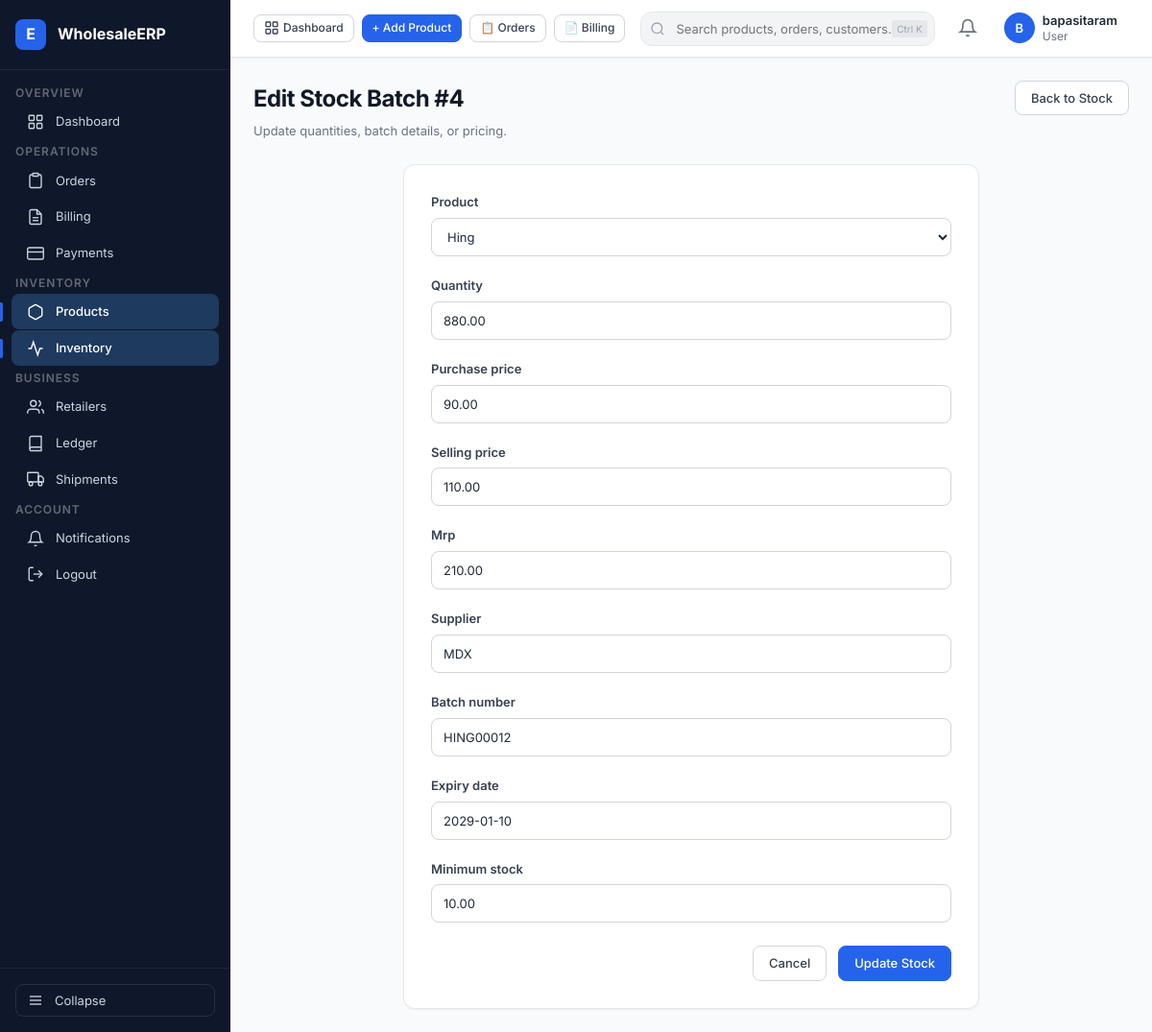
/products/stock/4/ (signed in), run on the app's committed database.
### products/models.py (models this page shows, shortened)
class Stock(models.Model):
    product = models.ForeignKey(
        Product,
        on_delete=models.CASCADE,
        related_name="stocks"
    )
    quantity = models.DecimalField(
        max_digits=12,
        decimal_places=2,
        default=0
    )
    purchase_price = models.DecimalField(
        max_digits=12,
        decimal_places=2
    )
    selling_price = models.DecimalField(
        max_digits=12,
        decimal_places=2
    )
    mrp = models.DecimalField(
        max_digits=12,
        decimal_places=2
    )
    supplier = models.CharField(
        max_length=100,
        blank=True
    )
    batch_number = models.CharField(
        max_length=100,
        blank=True
    )
    expiry_date = models.DateField(
        null=True,
        blank=True
    )
    minimum_stock = models.DecimalField(
        max_digits=12,
        decimal_places=2,
        default=0
    )
    created_at = models.DateTimeField(
        auto_now_add=True
    )

### products/views.py (the view)
# urls.py: path("stock/<int:stock_id>/", edit_stock, name="edit_stock"),
@login_required
def edit_stock(request, stock_id):
    wholesaler = request.user.wholesaler_profile
    stock = get_object_or_404(
        Stock,
        id=stock_id,
        product__wholesaler=wholesaler
    )
    if request.method == "POST":
        form = StockForm(request.POST, instance=stock, wholesaler=wholesaler)
        if form.is_valid():
            form.save()
            return redirect("stock_list")
    else:
        form = StockForm(instance=stock, wholesaler=wholesaler)
    return render(
        request,
        "products/edit_stock.html",
        {"form": form, "stock": stock}
    )

### products/forms.py
class StockForm(forms.ModelForm):
    class Meta:
        model = Stock
        fields=[
            "product",
            "quantity",
            "purchase_price",
            "selling_price",
            "mrp",
            "supplier",
            "batch_number",
            "expiry_date",
            "minimum_stock",
        ]
        widget = {
            "expiry_date": forms.DateInput(
                attrs = {"type": "date"}
            ),
        }
    def __init__(self, *args, **kwargs):
        wholesaler = kwargs.pop("wholesaler", None)
        super().__init__(*args, **kwargs)
        if wholesaler:
            self.fields["product"].queryset = Product.objects.filter(
                wholesaler = wholesaler
            )

### products/models.py (called while the page is built)
    def __str__(self):
        return self.name

### templates/products/edit_stock.html (shortened to what this page needs)
{% extends 'base.html' %}
{% block content %}
<div class="page-header">
  <div class="page-header-left">
    <h1 class="page-title">Edit Stock Batch #{{ stock.id }}</h1>
    <p class="page-subtitle">Update quantities, batch details, or pricing.</p>
  </div>
  <div class="page-actions">
    <a href="{% url 'stock_list' %}" class="btn btn-secondary">Back to Stock</a>
  </div>
</div>
<div class="card" style="max-width: 600px; margin: 0 auto; padding: 28px;">
  <form method="POST" class="primary-form">
    {% for field in form %}
      <div class="form-group" style="margin-bottom: 20px;">
        <label class="form-label" for="{{ field.id_for_label }}" style="font-weight:600; display:block; margin-bottom:6px;">{{ field.label }}</label>
        {{ field }}
      </div>
    {% endfor %}
    <div style="display:flex; gap:12px; margin-top:24px; justify-content:flex-end;">
      <a href="{% url 'stock_list' %}" class="btn btn-secondary">Cancel</a>
      <button type="submit" class="btn btn-primary">Update Stock</button>
    </div>
  </form>
</div>
{% endblock %}

### templates/base.html (shortened to what this page needs)
{% load static %}
<!DOCTYPE html>
<html lang="en">
<head>
  <link rel="stylesheet" href="{% static 'css/styles.css' %}">
</head>
<body>
<div class="app-shell">
  <aside class="sidebar" id="sidebar">
    <a href="{% url 'dashboard' %}" class="sidebar-logo" style="text-decoration: none;">
      <div class="logo-icon">E</div>
      <span class="logo-text">WholesaleERP</span>
    </a>
    <nav class="sidebar-nav">
      {% if request.user.is_authenticated %}
        {% if user_role == 'WHOLESALER' or request.user.wholesaler_profile %}
          <span class="nav-section-label">Overview</span>
          <a href="{% url 'dashboard' %}" class="nav-item" data-href="/accounts/dashboard/">
            <svg viewBox="0 0 24 24" fill="none" stroke="currentColor" stroke-width="1.8">
              <rect x="3" y="3" width="7" height="7" rx="1"/><rect x="14" y="3" width="7" height="7" rx="1"/>
              <rect x="3" y="14" width="7" height="7" rx="1"/><rect x="14" y="14" width="7" height="7" rx="1"/>
            </svg>
            <span class="nav-label">Dashboard</span>
          </a>
          <span class="nav-section-label">Operations</span>
          <a href="{% url 'wholesaler_orders' %}" class="nav-item" data-href="/orders/wholesaler/">
            <svg viewBox="0 0 24 24" fill="none" stroke="currentColor" stroke-width="1.8">
              <path d="M16 4h2a2 2 0 0 1 2 2v14a2 2 0 0 1-2 2H6a2 2 0 0 1-2-2V6a2 2 0 0 1 2-2h2"/>
              <path d="M15 2H9a1 1 0 0 0-1 1v2a1 1 0 0 0 1 1h6a1 1 0 0 0 1-1V3a1 1 0 0 0-1-1z"/>
            </svg>
            <span class="nav-label">Orders</span>
          </a>
          <a href="{% url 'invoice_list' %}" class="nav-item" data-href="/billing/">
            <svg viewBox="0 0 24 24" fill="none" stroke="currentColor" stroke-width="1.8">
              <path d="M14 2H6a2 2 0 0 0-2 2v16a2 2 0 0 0 2 2h12a2 2 0 0 0 2-2V8z"/>
              <polyline points="14 2 14 8 20 8"/>
              <line x1="16" y1="13" x2="8" y2="13"/><line x1="16" y1="17" x2="8" y2="17"/>
            </svg>
            <span class="nav-label">Billing</span>
          </a>
          <a href="{% url 'payment_list' %}" class="nav-item" data-href="/payments/">
            <svg viewBox="0 0 24 24" fill="none" stroke="currentColor" stroke-width="1.8">
              <rect x="1" y="4" width="22" height="16" rx="2" ry="2"/>
              <line x1="1" y1="10" x2="23" y2="10"/>
            </svg>
            <span class="nav-label">Payments</span>
          </a>
          <span class="nav-section-label">Inventory</span>
          <a href="{% url 'product_list' %}" class="nav-item" data-href="/products/">
            <svg viewBox="0 0 24 24" fill="none" stroke="currentColor" stroke-width="1.8">
              <path d="M21 16V8a2 2 0 0 0-1-1.73l-7-4a2 2 0 0 0-2 0l-7 4A2 2 0 0 0 3 8v8a2 2 0 0 0 1 1.73l7 4a2 2 0 0 0 2 0l7-4A2 2 0 0 0 21 16z"/>
            </svg>
            <span class="nav-label">Products</span>
          </a>
          <a href="{% url 'stock_list' %}" class="nav-item" data-href="/products/stock/">
            <svg viewBox="0 0 24 24" fill="none" stroke="currentColor" stroke-width="1.8">
              <polyline points="22 12 18 12 15 21 9 3 6 12 2 12"/>
            </svg>
            <span class="nav-label">Inventory</span>
          </a>
          <span class="nav-section-label">Business</span>
          <a href="{% url 'retailer_list' %}" class="nav-item" data-href="/accounts/retailers/">
            <svg viewBox="0 0 24 24" fill="none" stroke="currentColor" stroke-width="1.8">
              <path d="M17 21v-2a4 4 0 0 0-4-4H5a4 4 0 0 0-4 4v2"/>
              <circle cx="9" cy="7" r="4"/>
              <path d="M23 21v-2a4 4 0 0 0-3-3.87"/><path d="M16 3.13a4 4 0 0 1 0 7.75"/>
            </svg>
            <span class="nav-label">Retailers</span>
          </a>
          <a href="{% url 'payment_ledger' %}" class="nav-item">
            <svg viewBox="0 0 24 24" fill="none" stroke="currentColor" stroke-width="1.8">
              <path d="M4 19.5A2.5 2.5 0 0 1 6.5 17H20"/><path d="M6.5 2H20v20H6.5A2.5 2.5 0 0 1 4 19.5v-15A2.5 2.5 0 0 1 6.5 2z"/>
            </svg>
            <span class="nav-label">Ledger</span>
          </a>
          <a href="{% url 'shipment_list' %}" class="nav-item">
            <svg viewBox="0 0 24 24" fill="none" stroke="currentColor" stroke-width="1.8">
              <rect x="1" y="3" width="15" height="13" rx="1"/>
              <path d="M16 8h4l3 3v5h-7V8z"/><circle cx="5.5" cy="18.5" r="2.5"/><circle cx="18.5" cy="18.5" r="2.5"/>
            </svg>
            <span class="nav-label">Shipments</span>
          </a>
        {% endif %}
        <span class="nav-section-label">Account</span>
        <a href="{% url 'notifications' %}" class="nav-item">
          <svg viewBox="0 0 24 24" fill="none" stroke="currentColor" stroke-width="1.8">
            <path d="M18 8A6 6 0 0 0 6 8c0 7-3 9-3 9h18s-3-2-3-9"/><path d="M13.73 21a2 2 0 0 1-3.46 0"/>
          </svg>
          <span class="nav-label">Notifications</span>
        </a>
        <a href="{% url 'logout' %}" class="nav-item" data-href="/logout/" data-confirm="Are you sure you want to logout?">
          <svg viewBox="0 0 24 24" fill="none" stroke="currentColor" stroke-width="1.8">
            <path d="M9 21H5a2 2 0 0 1-2-2V5a2 2 0 0 1 2-2h4"/>
            <polyline points="16 17 21 12 16 7"/><line x1="21" y1="12" x2="9" y2="12"/>
          </svg>
          <span class="nav-label">Logout</span>
        </a>
      {% endif %}
    </nav>
    <div class="sidebar-footer">
      <button class="sidebar-toggle-btn" id="sidebarToggleBtn" title="Collapse sidebar">
        <svg viewBox="0 0 24 24" width="16" height="16" fill="none" stroke="currentColor" stroke-width="2">
          <line x1="3" y1="12" x2="21" y2="12"/><line x1="3" y1="6" x2="21" y2="6"/><line x1="3" y1="18" x2="21" y2="18"/>
        </svg>
        <span>Collapse</span>
      </button>
    </div>
  </aside>
  <div class="main-area" id="mainArea">
    <header class="topbar">
      <div class="topbar-quick-actions" style="display: flex; align-items: center; gap: 8px;">
        <a href="{% url 'dashboard' %}" class="btn btn-secondary btn-sm" style="font-size: 12px; padding: 5px 10px; display: flex; align-items: center; gap: 4px;">
          <svg viewBox="0 0 24 24" width="14" height="14" fill="none" stroke="currentColor" stroke-width="2"><rect x="3" y="3" width="7" height="7" rx="1"/><rect x="14" y="3" width="7" height="7" rx="1"/><rect x="3" y="14" width="7" height="7" rx="1"/><rect x="14" y="14" width="7" height="7" rx="1"/></svg>
          Dashboard
        </a>
        {% if request.user.retailer_profile or user_role == 'RETAILER' %}
          <a href="{% url 'create_customer_invoice' %}" class="btn btn-primary btn-sm" style="background: linear-gradient(135deg, #10b981 0%, #059669 100%); border: none; font-weight: 600; padding: 5px 12px; gap: 6px; font-size: 12px;">
            <svg viewBox="0 0 24 24" fill="none" stroke="currentColor" stroke-width="2" width="14" height="14"><line x1="12" y1="5" x2="12" y2="19"/><line x1="5" y1="12" x2="19" y2="12"/></svg>
            ⚡ Create Bill (POS)
          </a>
          <a href="{% url 'retailer_orders' %}" class="btn btn-secondary btn-sm" style="font-size: 12px; padding: 5px 10px;">
            🛒 Orders
          </a>
          <a href="{% url 'customer_invoices' %}" class="btn btn-secondary btn-sm" style="font-size: 12px; padding: 5px 10px;">
            📄 Sales Bills
          </a>
        {% elif request.user.wholesaler_profile or user_role == 'WHOLESALER' %}
          <a href="{% url 'product_list' %}" class="btn btn-primary btn-sm" style="font-size: 12px; padding: 5px 10px;">
            + Add Product
          </a>
          <a href="{% url 'wholesaler_orders' %}" class="btn btn-secondary btn-sm" style="font-size: 12px; padding: 5px 10px;">
            📋 Orders
          </a>
          <a href="{% url 'invoice_list' %}" class="btn btn-secondary btn-sm" style="font-size: 12px; padding: 5px 10px;">
            📄 Billing
          </a>
        {% endif %}
      </div>
      <div class="topbar-search">
        <svg class="search-icon" viewBox="0 0 24 24" fill="none" stroke="currentColor" stroke-width="2">
          <circle cx="11" cy="11" r="8"/><line x1="21" y1="21" x2="16.65" y2="16.65"/>
        </svg>
        <input type="text" placeholder="Search products, orders, customers..." aria-label="Global search">
        <span class="search-shortcut">Ctrl K</span>
      </div>
      <div class="topbar-actions">
        <div style="position:relative;">
          <button class="topbar-icon-btn" id="notifBtn" aria-label="Notifications">
            <svg viewBox="0 0 24 24" width="20" height="20" fill="none" stroke="currentColor" stroke-width="2">
              <path d="M18 8A6 6 0 0 0 6 8c0 7-3 9-3 9h18s-3-2-3-9"/>
              <path d="M13.73 21a2 2 0 0 1-3.46 0"/>
            </svg>
          </button>
        </div>
        <div class="topbar-user">
          <div class="avatar">
            {{ request.user.first_name|first|default:request.user.username|first|upper }}
          </div>
          <div class="user-info">
            <div class="user-name">
              {% if request.user.first_name %}{{ request.user.get_full_name }}{% else %}{{ request.user.username }}{% endif %}
            </div>
            <div class="user-role">{{ user_role|default:"User"|title }}</div>
          </div>
        </div>
      </div>
    </header>
    <main class="page-content">
      {% block content %}{% endblock %}
    </main>
  </div>
</div>
</body>
</html>

### data on the page
Stock: id "4", form "Hing" "880.00" "90.00" "110.00" "210.00" "MDX" "HING00012" "2029-01-10" "10.00"

### other printed values
{{ request.user.username }} "bapasitaram"
{{ user_role|default:"User"|title }} "User"
{{ field.label }} "Product" "Quantity" "Purchase price" "Selling price" "Mrp" "Supplier" "Batch number" "Expiry date" "Minimum stock"
